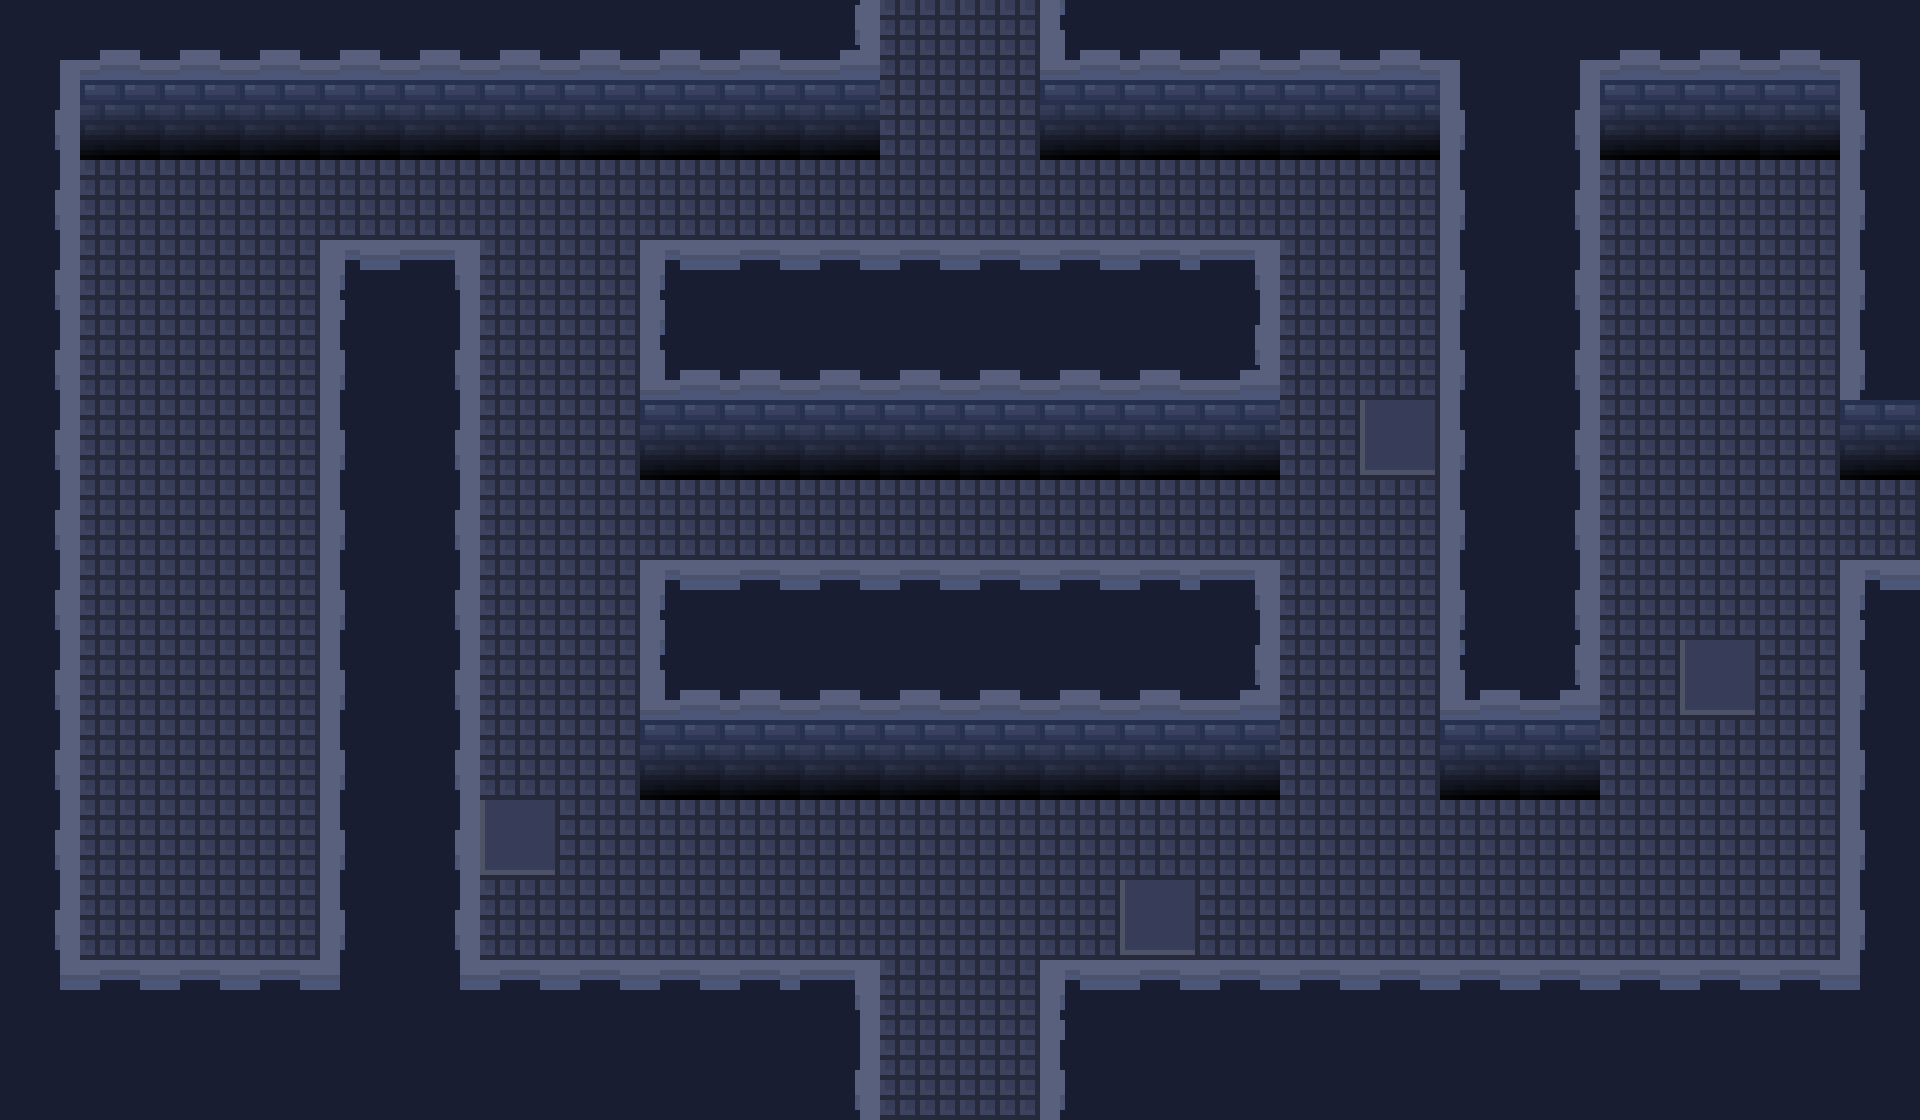

The image is a tile-based game level rendered from a .tmx file. Its description and complete source (layers, tilesets, objects, tile grids) follow:
An orthogonal 24x14 tile map with 80x80 px tiles, 3 tile layers (Floor, Walls, Top).

<map version="1.2" tiledversion="1.3.4" orientation="orthogonal" renderorder="right-down" width="24" height="14" tilewidth="80" tileheight="80" infinite="0" nextlayerid="5" nextobjectid="1">
 <tileset firstgid="1" source="AlchemistTilemap.tsx" />
 <layer id="3" name="Floor" width="24" height="14">
  <data encoding="csv">
51,51,51,51,51,51,51,51,51,51,51,51,51,51,51,51,51,51,51,51,51,51,51,51,
51,51,51,51,51,51,51,51,51,51,51,51,51,51,51,51,51,51,51,51,51,51,51,51,
51,51,51,51,51,51,51,51,51,51,51,51,51,51,51,51,51,51,51,51,51,51,51,51,
51,51,51,51,51,51,51,51,51,51,51,51,51,51,51,51,51,51,51,51,51,51,51,51,
51,51,51,51,51,51,51,51,51,51,51,51,51,51,51,51,51,51,51,51,51,51,51,51,
51,51,51,51,51,51,51,51,51,51,51,51,51,51,51,51,51,52,51,51,51,51,51,51,
51,51,51,51,51,51,51,51,51,51,51,51,51,51,51,51,51,51,51,51,51,51,51,51,
51,51,51,51,51,51,51,51,51,51,51,51,51,51,51,51,51,51,51,51,51,51,51,51,
51,51,51,51,51,51,51,51,51,51,51,51,51,51,51,51,51,51,51,51,51,52,51,51,
51,51,51,51,51,51,51,51,51,51,51,51,51,51,51,51,51,51,51,51,51,51,51,51,
51,51,51,51,51,51,52,51,51,51,51,51,51,51,51,51,51,51,51,51,51,51,51,51,
51,51,51,51,51,51,51,51,51,51,51,51,51,51,52,51,51,51,51,51,51,51,51,51,
51,51,51,51,51,51,51,51,51,51,51,51,51,51,51,51,51,51,51,51,51,51,51,51,
51,51,51,51,51,51,51,51,51,51,51,51,51,51,51,51,51,51,51,51,51,51,51,51
</data>
 </layer>
 <layer id="1" name="Walls" width="24" height="14">
  <data encoding="csv">
76,77,77,77,77,77,77,77,77,77,106,0,0,105,77,77,77,77,78,76,77,77,77,78,
101,27,27,27,27,27,27,27,27,27,27,0,0,27,27,27,27,27,103,101,27,27,27,103,
101,0,0,0,0,0,0,0,0,0,0,0,0,0,0,0,0,0,103,101,0,0,0,103,
101,0,0,0,0,0,0,0,0,0,0,0,0,0,0,0,0,0,103,101,0,0,0,103,
101,0,0,0,103,101,0,0,105,77,77,77,77,77,77,106,0,0,103,101,0,0,0,103,
101,0,0,0,103,101,0,0,27,27,27,27,27,27,27,27,0,0,103,101,0,0,0,27,
101,0,0,0,103,101,0,0,0,0,0,0,0,0,0,0,0,0,103,101,0,0,0,0,
101,0,0,0,103,101,0,0,0,0,0,0,0,0,0,0,0,0,103,101,0,0,0,0,
101,0,0,0,103,101,0,0,105,77,77,77,77,77,77,106,0,0,105,106,0,0,0,103,
101,0,0,0,103,101,0,0,27,27,27,27,27,27,27,27,0,0,27,27,0,0,0,103,
101,0,0,0,103,101,0,0,0,0,0,0,0,0,0,0,0,0,0,0,0,0,0,103,
101,0,0,0,103,101,0,0,0,0,0,0,0,0,0,0,0,0,0,0,0,0,0,103,
126,0,0,0,128,126,0,0,0,0,0,0,0,0,0,0,0,0,0,0,0,0,0,128,
4,4,4,4,4,4,4,4,4,4,101,0,0,103,4,4,4,4,4,4,4,4,4,4
</data>
 </layer>
 <layer id="2" name="Top" width="24" height="14">
  <data encoding="csv">
0,0,0,0,0,0,0,0,0,0,0,0,0,0,0,0,0,0,0,0,0,0,0,0,
0,0,0,0,0,0,0,0,0,0,0,0,0,0,0,0,0,0,0,0,0,0,0,0,
0,0,0,0,0,0,0,0,0,0,0,0,0,0,0,0,0,0,0,0,0,0,0,0,
0,0,0,0,80,81,0,0,80,127,127,127,127,127,127,81,0,0,0,0,0,0,0,0,
0,0,0,0,0,0,0,0,0,0,0,0,0,0,0,0,0,0,0,0,0,0,0,0,
0,0,0,0,0,0,0,0,0,0,0,0,0,0,0,0,0,0,0,0,0,0,0,0,
0,0,0,0,0,0,0,0,0,0,0,0,0,0,0,0,0,0,0,0,0,0,0,0,
0,0,0,0,0,0,0,0,80,127,127,127,127,127,127,81,0,0,0,0,0,0,0,80,
0,0,0,0,0,0,0,0,0,0,0,0,0,0,0,0,0,0,0,0,0,0,0,0,
0,0,0,0,0,0,0,0,0,0,0,0,0,0,0,0,0,0,0,0,0,0,0,0,
0,0,0,0,0,0,0,0,0,0,0,0,0,0,0,0,0,0,0,0,0,0,0,0,
0,0,0,0,0,0,0,0,0,0,0,0,0,0,0,0,0,0,0,0,0,0,0,0,
0,127,127,127,0,0,127,127,127,127,81,0,79,80,127,127,127,127,127,127,127,127,127,0,
0,0,0,0,0,0,0,0,0,0,0,0,0,0,0,0,0,0,0,0,0,0,0,0
</data>
 </layer>
</map>
